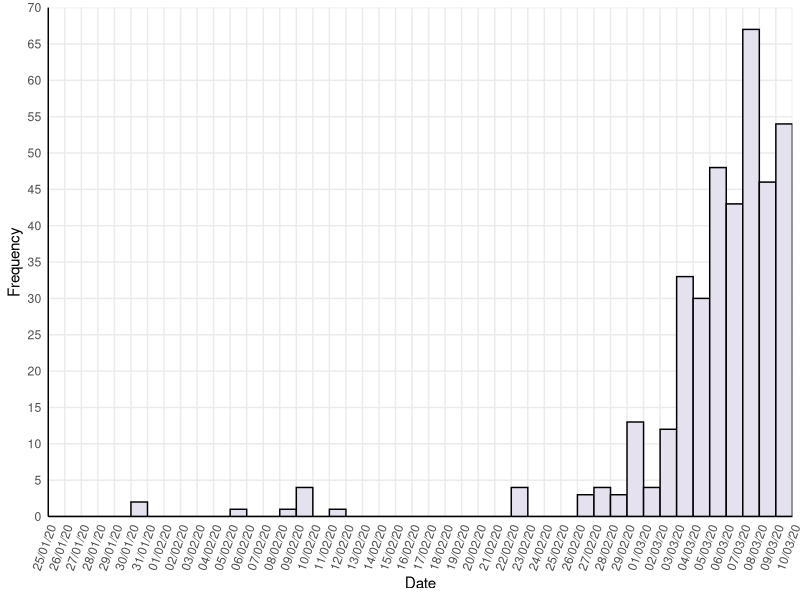
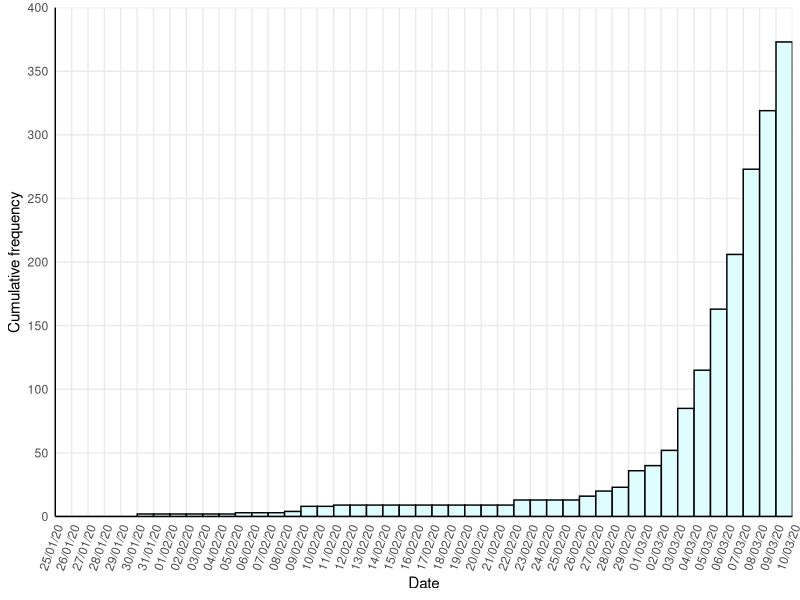
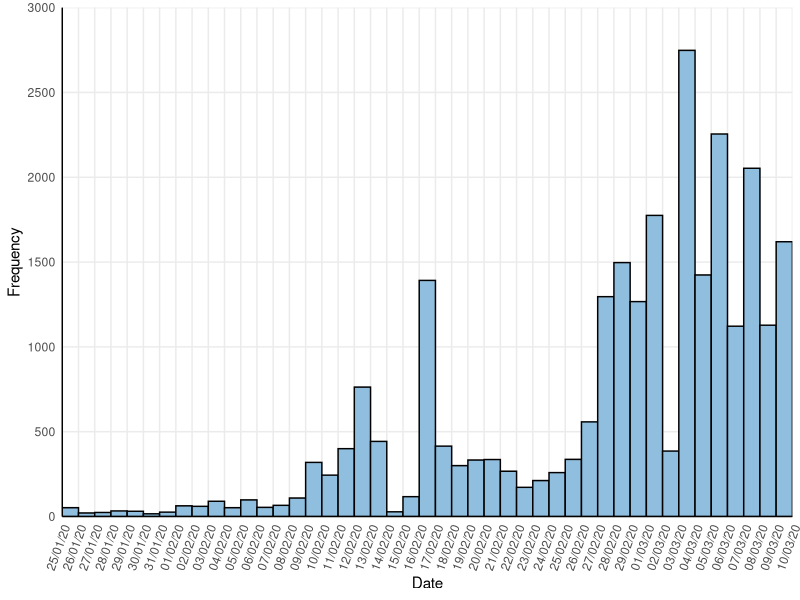
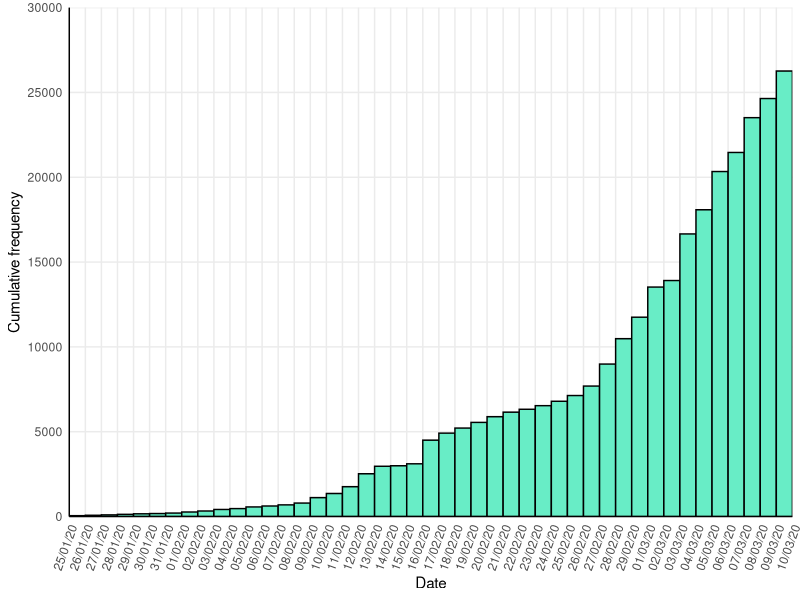
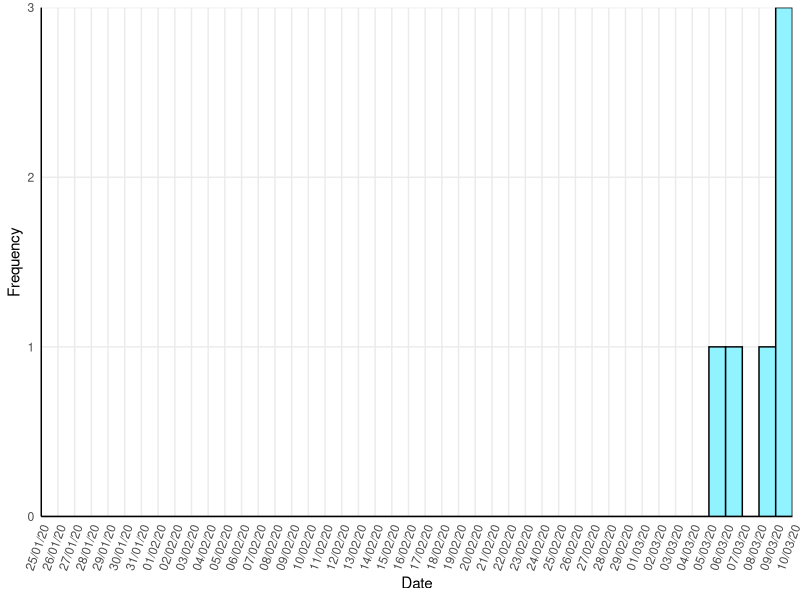
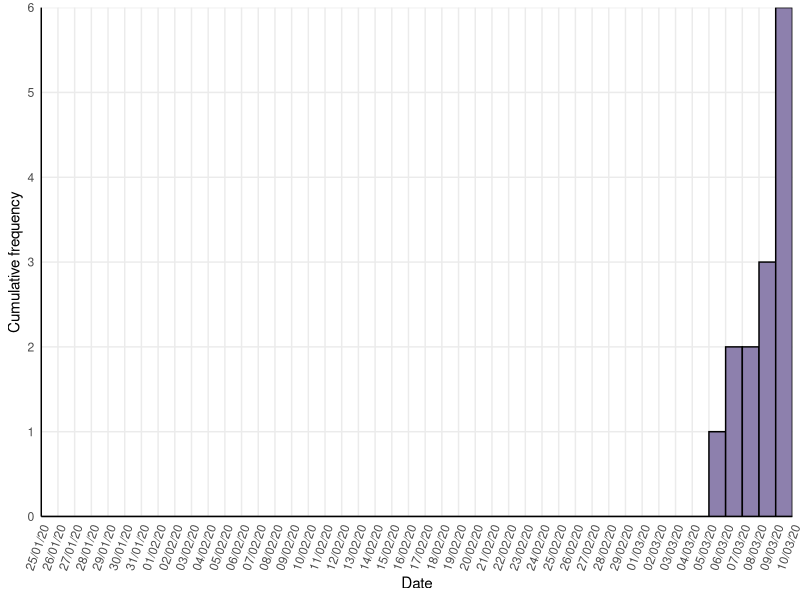
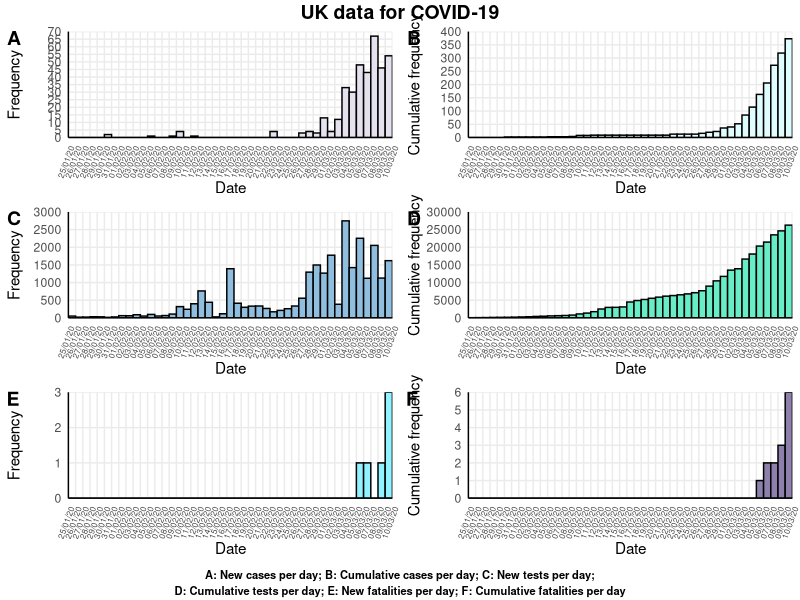

Recreate these plots in R, in order.
## Exploration of UK COVID-19 data
## Emma Doughty (e.doughty6@gmail.com)

# Install libraries if necessary
if(!require(ggpubr)) install.packages("ggpubr")
if(!require(tidyverse)) install.packages("tidyverse")
if(!require(scales)) install.packages("scales")

# Load libraries
library(readr)
library(tidyr)
library(plyr)
library(ggplot2)
library(scales)
library(ggpubr)

#Load data
COVID19_by_day <- read_csv("COVID19_by_day.csv")
COVID19_by_day$Date <- as.Date(COVID19_by_day$Date, format = "%d/%m/%y")
COVID19_by_day <- COVID19_by_day[order(COVID19_by_day$Date),]

#### CASES per day ####
# Read in new cases per day from summarised data, format date correctly
df_NewCases <- data.frame(Date=c(COVID19_by_day$Date), ntimes=c(COVID19_by_day$NewCases))
df_NewCases<- as.data.frame(lapply(df_NewCases, rep, df_NewCases$ntimes))

# Plot number of NEW CASES per day
Sigfig <- signif(max(COVID19_by_day$NewCases))
Factor <- 10^(floor(log10(Sigfig)))
MaxNewCases <- round_any(max(COVID19_by_day$NewCases), Factor, f=ceiling)
Breaks <- ceiling(Factor/2)

plot_NewCases <- ggplot(data=df_NewCases, aes(x=df_NewCases$Date)) +
  geom_histogram(binwidth=1, boundary = 1, colour="black", fill= "#E5E1EE") +
  scale_x_date(labels = date_format("%d/%m/%y"), expand = c(0, 0), 
               limits = c(min(COVID19_by_day$Date), max(COVID19_by_day$Date)),
               breaks = seq(min(COVID19_by_day$Date), max(COVID19_by_day$Date), 1)) +
  scale_y_continuous(limits = c(0,MaxNewCases), 
                     breaks = seq(0, MaxNewCases, Breaks),
                     expand = c(0, 0)) +
  ylab("Frequency") + xlab("Date") +
  theme_minimal() +
  theme(axis.line = element_line(colour = "black"),
        axis.text.x = element_text(angle = 70, hjust = 1, vjust = 1), 
        panel.grid.minor = element_blank())

plot_NewCases

# Plot CUMULATIVE CASES per day
Sigfig <- signif(max(COVID19_by_day$CumCases))
Factor <- 10^(floor(log10(Sigfig)))
MaxCumCases <- round_any(max(COVID19_by_day$CumCases), Factor, f=ceiling)
Breaks <- ceiling(Factor/2)

plot_CumCases <- ggplot(data=df_NewCases, aes(x=df_NewCases$Date)) + 
  geom_histogram(aes(y = cumsum(..count..)), binwidth=1, 
                 boundary = 1, colour="black", fill= "#DFFDFF") +
  scale_x_date(labels = date_format("%d/%m/%y"), expand = c(0, 0), 
               limits = c(min(COVID19_by_day$Date), max(COVID19_by_day$Date)),
               breaks = seq(min(COVID19_by_day$Date), max(COVID19_by_day$Date), 1)) +
  scale_y_continuous(limits = c(0, MaxCumCases), 
                     breaks = seq(0, MaxCumCases, Breaks), expand = c(0, 0)) +
  ylab("Cumulative frequency") + xlab("Date") +
  theme_minimal() +
  theme(axis.line = element_line(colour = "black"),
        axis.text.x = element_text(angle = 70, hjust = 1, vjust = 1), 
        panel.grid.minor = element_blank())

plot_CumCases

#### TESTS per day ####
# Read in new tests per day from summarised data, format date correctly
df_NewTests <- data.frame(Date=c(COVID19_by_day$Date), ntimes=c(COVID19_by_day$NewTests))
df_NewTests<- as.data.frame(lapply(df_NewTests, rep, df_NewTests$ntimes))

# Plot NEW TESTS per day #
Sigfig <- signif(max(COVID19_by_day$NewTests))
Factor <- 10^(floor(log10(Sigfig)))
MaxNewTests <- round_any(max(COVID19_by_day$NewTests), Factor, f=ceiling)
Breaks <- ceiling(Factor/2)

plot_NewTests <- ggplot(data=df_NewTests, aes(x=df_NewTests$Date)) + 
  geom_histogram(binwidth=1, boundary = 1, colour="black", fill= "#90BEDE") +
  scale_x_date(labels = date_format("%d/%m/%y"), expand = c(0, 0), 
               limits = c(min(COVID19_by_day$Date), max(COVID19_by_day$Date)),
               breaks = seq(min(COVID19_by_day$Date), max(COVID19_by_day$Date), 1)) +
  scale_y_continuous(limits = c(0, MaxNewTests), 
                     breaks = seq(0, MaxNewTests, Breaks), expand = c(0, 0)) +
  ylab("Frequency") + xlab("Date") +
  theme_minimal() +
  theme(axis.line = element_line(colour = "black"),
        axis.text.x = element_text(angle = 70, hjust = 1, vjust = 1), 
        panel.grid.minor = element_blank())

plot_NewTests

# Plot CUMULATIVE TESTS per day
Sigfig <- signif(max(COVID19_by_day$CumTests))
Factor <- 10^(floor(log10(Sigfig)))
MaxCumTests <- round_any(max(COVID19_by_day$CumTests), Factor, f=ceiling)
Breaks <- ceiling(Factor/2)

plot_CumTests <- ggplot(data=df_NewTests, aes(x=df_NewTests$Date)) + 
  geom_histogram(aes(y = cumsum(..count..)), binwidth=1, 
                 boundary = 1, colour="black", fill= "#68EDC6") +
  scale_x_date(labels = date_format("%d/%m/%y"), expand = c(0, 0), 
               limits = c(min(COVID19_by_day$Date), max(COVID19_by_day$Date)),
               breaks = seq(min(COVID19_by_day$Date), max(COVID19_by_day$Date), 1)) +
  scale_y_continuous(limits = c(0, MaxCumTests), 
                     breaks = seq(0, MaxCumTests, Breaks),  expand = c(0, 0)) +
  ylab("Cumulative frequency") + xlab("Date") +
  theme_minimal() +
  theme(axis.line = element_line(colour = "black"),
        axis.text.x = element_text(angle = 70, hjust = 1, vjust = 1), 
        panel.grid.minor = element_blank())

plot_CumTests

#### DEATHS per day ####
# Read in DEATHS per day from summarised data, format date correctly
df_NewDeaths <- data.frame(Date=c(COVID19_by_day$Date), ntimes=c(COVID19_by_day$NewDeaths))
df_NewDeaths<- as.data.frame(lapply(df_NewDeaths, rep, df_NewDeaths$ntimes))

# Plot NEW DEATHS per day #
Sigfig <- signif(max(COVID19_by_day$NewDeaths))
Factor <- 10^(floor(log10(Sigfig)))
MaxNewDeaths <- round_any(max(COVID19_by_day$NewDeaths), Factor, f=ceiling)
Breaks <- ceiling(Factor/2)

plot_NewDeaths <- ggplot(data=df_NewDeaths, aes(x=df_NewDeaths$Date)) + 
  geom_histogram(binwidth=1, boundary = 1, colour="black", fill= "#90F3FF") +
  scale_x_date(labels = date_format("%d/%m/%y"), expand = c(0, 0), 
               limits = c(min(COVID19_by_day$Date), max(COVID19_by_day$Date)),
               breaks = seq(min(COVID19_by_day$Date), max(COVID19_by_day$Date), 1)) +
  scale_y_continuous(limits = c(0, MaxNewDeaths), 
                     breaks = seq(0, MaxNewDeaths, Breaks), expand = c(0, 0)) +
  ylab("Frequency") + xlab("Date") +
  theme_minimal() +
  theme(axis.line = element_line(colour = "black"),
        axis.text.x = element_text(angle = 70, hjust = 1, vjust = 1), 
        panel.grid.minor = element_blank())

plot_NewDeaths

# Plot CUMULATIVE DEATHS per day
Sigfig <- signif(max(COVID19_by_day$CumDeaths))
Factor <- 10^(floor(log10(Sigfig)))
MaxCumDeaths <- round_any(max(COVID19_by_day$CumDeaths), Factor, f=ceiling)
Breaks <- ceiling(Factor/2)

plot_CumDeaths <- ggplot(data=df_NewDeaths, aes(x=df_NewDeaths$Date)) + 
  geom_histogram(aes(y = cumsum(..count..)), binwidth=1, boundary = 1, 
                 colour="black", fill= "#8D80AD") +
  scale_x_date(labels = date_format("%d/%m/%y"), expand = c(0, 0), 
               limits = c(min(COVID19_by_day$Date), max(COVID19_by_day$Date)),
               breaks = seq(min(COVID19_by_day$Date), max(COVID19_by_day$Date), 1)) +
  scale_y_continuous(limits = c(0, MaxCumDeaths), 
                     breaks = seq(0, MaxCumDeaths, Breaks), expand = c(0, 0)) +
  ylab("Cumulative frequency") + xlab("Date") +
  theme_minimal() +
  theme(axis.line = element_line(colour = "black"),
        axis.text.x = element_text(angle = 70, hjust = 1, vjust = 1), 
        panel.grid.minor = element_blank())

plot_CumDeaths

figure <- ggarrange(plot_NewCases + font("x.text", size = 6), 
                    plot_CumCases + font("x.text", size = 6), 
                    plot_NewTests + font("x.text", size = 6), 
                    plot_CumTests + font("x.text", size = 6), 
                    plot_NewDeaths + font("x.text", size = 6), 
                    plot_CumDeaths + font("x.text", size = 6),
          labels = c("A", "B", "C", "D", "E", "F"),
          ncol = 2, nrow = 3, align = "hv")


Sum_figure <- annotate_figure(figure,
                top = text_grob("UK data for COVID-19", face = "bold", size = 14),
                #right = text_grob("Data source: Daily updates at https://www.gov.uk/guidance/coronavirus-covid-19-information-for-the-public#number-of-cases",
                #                 rot = 90, hjust = 0.5, size = 8),
                bottom = text_grob("A: New cases per day; B: Cumulative cases per day; C: New tests per day;\nD: Cumulative tests per day; E: New fatalities per day; F: Cumulative fatalities per day",
                                   face = "bold", size = 8))
Sum_figure
        
